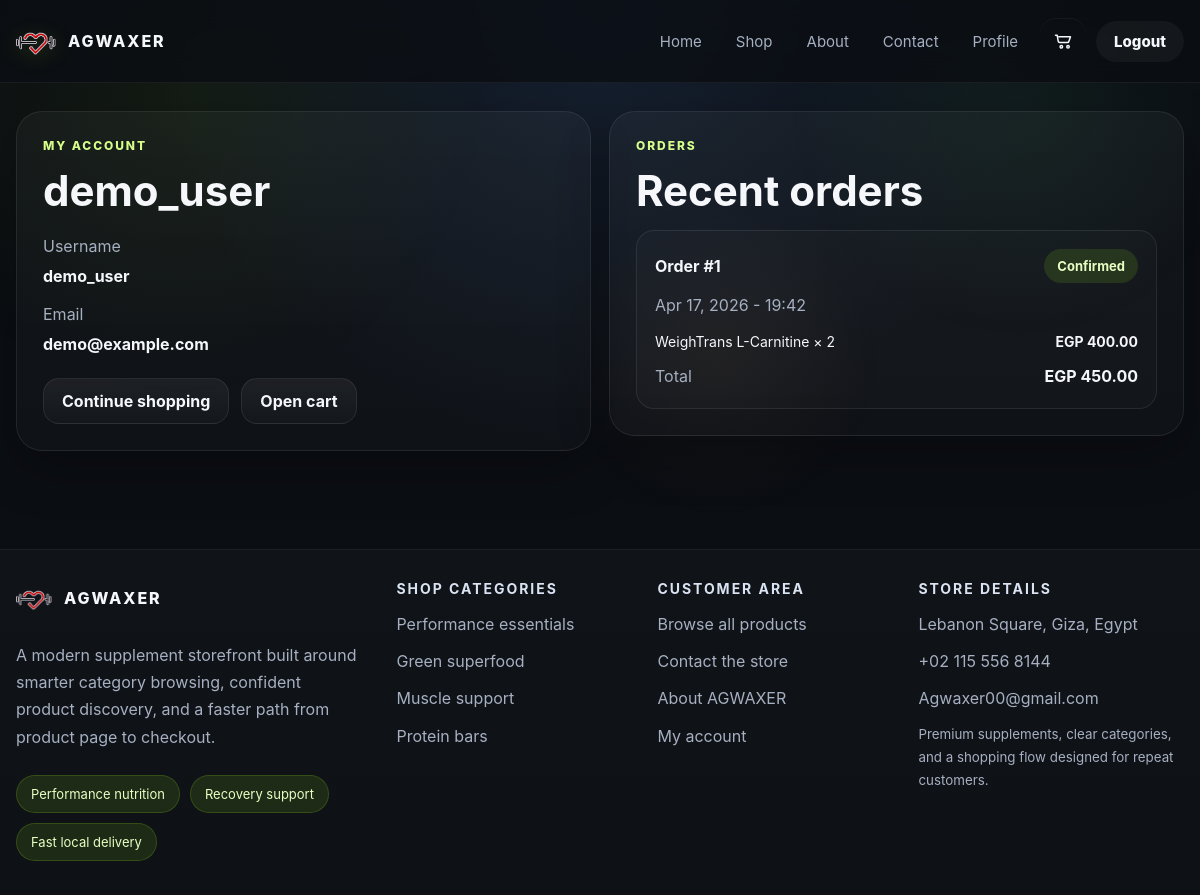
Screenshot of /profile/ (signed in) with the database file from the repository.
### payment/models.py (models this page shows, shortened)
class Order(models.Model):
    STATUS_CHOICES = [
        ('pending', 'Pending'),
        ('confirmed', 'Confirmed'),
    ]
    user = models.ForeignKey(settings.AUTH_USER_MODEL, on_delete=models.SET_NULL, null=True, blank=True)
    full_name = models.CharField(max_length=120)
    email = models.EmailField()
    phone = models.CharField(max_length=30)
    address = models.TextField()
    city = models.CharField(max_length=120)
    payment_method = models.CharField(max_length=40)
    notes = models.TextField(blank=True)
    subtotal = models.DecimalField(max_digits=10, decimal_places=2)
    shipping = models.DecimalField(max_digits=10, decimal_places=2)
    total = models.DecimalField(max_digits=10, decimal_places=2)
    status = models.CharField(max_length=20, choices=STATUS_CHOICES, default='pending')
    created_at = models.DateTimeField(auto_now_add=True)
    class Meta:
        ordering = ['-created_at']

class OrderItem(models.Model):
    order = models.ForeignKey(Order, on_delete=models.CASCADE, related_name='items')
    catalog_key = models.CharField(max_length=20)
    product_id = models.CharField(max_length=30)
    product_name = models.CharField(max_length=255)
    unit_price = models.DecimalField(max_digits=10, decimal_places=2)
    quantity = models.PositiveIntegerField(default=1)
    line_total = models.DecimalField(max_digits=10, decimal_places=2)

### core/views.py (the view)
# urls.py: path('profile/', views.profile_view, name='profile'),
@login_required
def profile_view(request):
    orders = Order.objects.filter(user=request.user).prefetch_related('items')[:10]
    return render(request, template_path('profile.html'), {
        'orders': orders,
    })

### core/cart.py (called while the page is built, shortened)
def get_cart_items(session) -> List[CartItem]:
    store = session.get(CART_SESSION_KEY, {})
    items: List[CartItem] = []
    return items

def get_cart_summary(session):
    items = get_cart_items(session)
    subtotal = sum((item.line_total for item in items), Decimal('0.00'))
    shipping = Decimal('0.00') if not items or subtotal >= Decimal('500') else Decimal('50.00')
    total = subtotal + shipping
    return {
        'items': items,
        'item_count': sum(item.quantity for item in items),
        'subtotal': subtotal,
        'shipping': shipping,
        'total': total,
    }

### core/context_processors.py (called while the page is built)
def storefront(request):
    return {
        'cart_summary': get_cart_summary(getattr(request, 'session', {})),
        'ui_theme': get_theme(request),
    }

### core/theme.py (called while the page is built)
def get_theme(_request=None):
    return DEFAULT_THEME

def template_path(name: str) -> str:
    return f'modern/{name}'

### templates/modern/profile.html (shortened to what this page needs)
{% extends 'modern/base.html' %}
{% block content %}
<section class="section">
    <div class="container grid grid-2 profile-grid">
        <div class="panel">
            <div class="eyebrow">My account</div>
            <h2>{{ request.user.get_full_name|default:request.user.username }}</h2>
            <div class="profile-meta">
                <div><span class="muted">Username</span><strong>{{ request.user.username }}</strong></div>
                <div><span class="muted">Email</span><strong>{{ request.user.email|default:'Not added yet' }}</strong></div>
            </div>
            <div class="actions">
                <a class="btn" href="{% url 'shop' %}">Continue shopping</a>
                <a class="btn" href="{% url 'shoppingcart' %}">Open cart</a>
            </div>
        </div>
        <div class="panel">
            <div class="eyebrow">Orders</div>
            <h2>Recent orders</h2>
            {% if orders %}
                <div class="order-list">
                    {% for order in orders %}
                        <article class="order-card">
                            <div class="order-head">
                                <strong>Order #{{ order.pk }}</strong>
                                <span class="badge">{{ order.status|title }}</span>
                            </div>
                            <p class="muted order-date">{{ order.created_at|date:"M d, Y - H:i" }}</p>
                            <div class="order-items">
                                {% for item in order.items.all %}<div class="order-line"><span>{{ item.product_name }} × {{ item.quantity }}</span><strong>EGP {{ item.line_total }}</strong></div>{% endfor %}
                            </div>
                            <div class="order-total"><span class="muted">Total</span><strong>EGP {{ order.total }}</strong></div>
                        </article>
                    {% endfor %}
                </div>
            {% else %}
                <p class="muted" style="margin:0;">You have not placed an order yet.</p>
            {% endif %}
        </div>
    </div>
</section>
{% endblock %}

### static/css/modern-ui.css (style rules this page uses)
:root { --bg:#0b0e13; --bg-soft:#10151d; --surface:#131922; --surface-2:#19212d; --surface-3:#202b39; --border:#2a3544; --text:#f5f7fb; --muted:#a6b0c1; --accent:#9ef01a; --accent-2:#f4a261; --accent-3:#57cc99; --danger:#d9485f; --shadow:0 18px 50px rgba(0,0,0,.28); }
* { box-sizing:border-box }
html { scroll-behavior:smooth }
body { margin:0;font-family:Inter,Arial,sans-serif;background:radial-gradient(circle at top,#162131 0%,#0b0e13 42%);color:var(--text) }
a { color:inherit;text-decoration:none }
.container { width:min(1180px,calc(100% - 32px));margin:0 auto }
.hero-card,.panel,.product-card,.auth-card,.cart-row,.category-card { background:linear-gradient(180deg,rgba(255,255,255,.035),rgba(255,255,255,.02));border:1px solid rgba(255,255,255,.08);border-radius:26px;box-shadow:var(--shadow) }
.eyebrow { color:#d6ff8a;text-transform:uppercase;letter-spacing:.16em;font-size:12px;font-weight:800;margin-bottom:12px }
h1,h2,h3,p,ul { margin-top:0 }
h2 { font-size:clamp(28px,4vw,42px);margin-bottom:14px }
.muted { color:var(--muted);line-height:1.75 }
.actions { display:flex;flex-wrap:wrap;gap:12px;margin-top:24px }
.btn { display:inline-flex;justify-content:center;align-items:center;padding:12px 18px;border-radius:16px;border:1px solid rgba(255,255,255,.08);color:var(--text);background:linear-gradient(180deg,rgba(255,255,255,.06),rgba(255,255,255,.025));font-weight:700;transition:.22s ease }
.badge { display:inline-flex;align-items:center;gap:8px;padding:9px 13px;border-radius:999px;background:rgba(158,240,26,.12);color:#e8ffc3;font-size:13px;font-weight:700 }
.grid { display:grid;gap:18px }
.grid-2 { grid-template-columns:repeat(2,minmax(0,1fr)) }
.section { padding:12px 0 62px }
.panel { padding:26px }
.profile-grid { align-items:start }
.profile-meta { display:grid;gap:14px;margin-top:16px }
.profile-meta div { display:grid;gap:6px }
.order-list { display:grid;gap:14px }
.order-card { padding:18px;border:1px solid rgba(255,255,255,.08);border-radius:18px;background:rgba(255,255,255,.02) }
.order-head,.order-total,.order-line,.metric-row { display:flex;justify-content:space-between;gap:12px;align-items:center }
.order-date { margin:8px 0 14px }
.order-items { display:grid;gap:10px;margin-bottom:12px }
.order-line { font-size:14px }

### rows the page displays
Order: pk "1", status "Confirmed", created_at "Apr 17, 2026 - 19:42", total "450.00"
OrderItem: product_name "WeighTrans L-Carnitine", quantity "2", line_total "400.00"

### other values shown
{{ request.user.get_full_name|default:request.user.username }} "demo_user"
{{ request.user.username }} "demo_user"
{{ request.user.email|default:'Not added yet' }} "demo@example.com"
